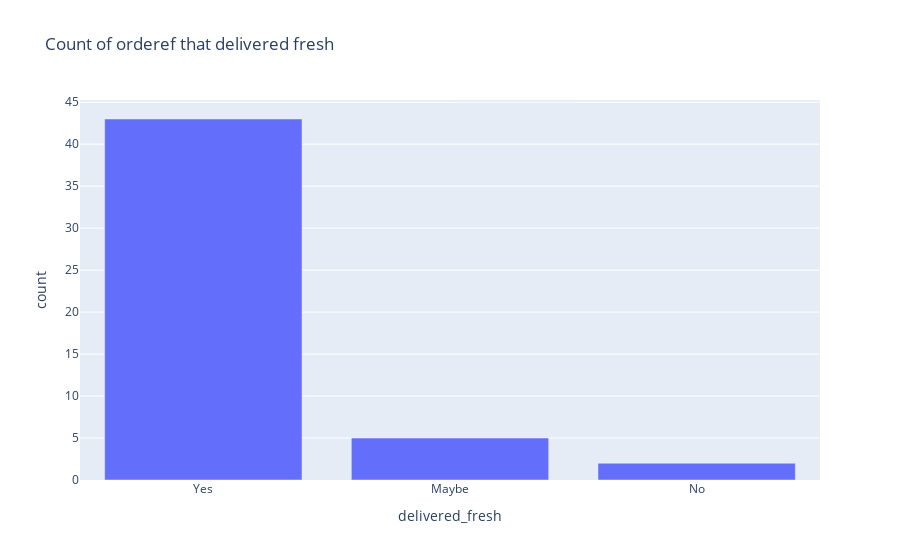

The cell this chart's notebook holds for it:
### Code cell
fig = go.Figure()

fig.add_trace( go.Bar(x=delivered_fresh.index , y=delivered_fresh.values), )

fig.update_layout( dict(title = 'Count of orderef that delivered fresh',
                      xaxis= dict(title= 'delivered_fresh',ticklen= 8, zeroline= False),
                      yaxis= dict(title= 'count',ticklen=8, zeroline=False)
                     ) )

fig.show(layout=layout)

### Figure 1 — Plotly figure (JSON) as saved in the notebook; plotly's stock layout.template omitted (floating-point values rounded to 4 significant figures)
{"data": [{"type": "bar", "x": ["Yes", "Maybe", "No"], "y": [43, 5, 2]}], "layout": {"title": {"text": "Count of orderef that delivered fresh"}, "xaxis": {"ticklen": 8, "title": {"text": "delivered_fresh"}, "zeroline": false}, "yaxis": {"ticklen": 8, "title": {"text": "count"}, "zeroline": false}}}
